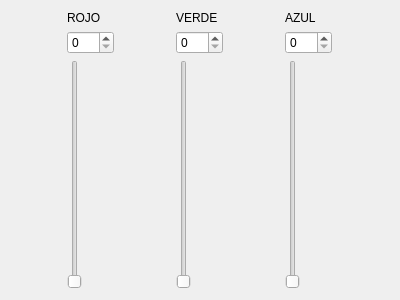
<?xml version="1.0" encoding="UTF-8"?>
<ui version="4.0">
 <class>Form</class>
 <widget class="QWidget" name="Form">
  <property name="geometry">
   <rect>
    <x>0</x>
    <y>0</y>
    <width>400</width>
    <height>300</height>
   </rect>
  </property>
  <property name="windowTitle">
   <string>Form</string>
  </property>
  <layout class="QHBoxLayout" name="horizontalLayout">
   <item>
    <layout class="QGridLayout" name="gridLayout">
     <item row="0" column="0">
      <widget class="QLabel" name="label">
       <property name="text">
        <string>ROJO</string>
       </property>
      </widget>
     </item>
     <item row="1" column="0">
      <widget class="QSpinBox" name="spinBox">
       <property name="maximum">
        <number>255</number>
       </property>
      </widget>
     </item>
     <item row="2" column="0">
      <widget class="QSlider" name="verticalSlider">
       <property name="maximum">
        <number>255</number>
       </property>
       <property name="orientation">
        <enum>Qt::Vertical</enum>
       </property>
      </widget>
     </item>
    </layout>
   </item>
   <item>
    <layout class="QGridLayout" name="gridLayout_2">
     <item row="0" column="0">
      <widget class="QLabel" name="label_2">
       <property name="text">
        <string>VERDE</string>
       </property>
      </widget>
     </item>
     <item row="1" column="0">
      <widget class="QSpinBox" name="spinBox_2">
       <property name="maximum">
        <number>255</number>
       </property>
      </widget>
     </item>
     <item row="2" column="0">
      <widget class="QSlider" name="verticalSlider_2">
       <property name="maximum">
        <number>255</number>
       </property>
       <property name="orientation">
        <enum>Qt::Vertical</enum>
       </property>
      </widget>
     </item>
    </layout>
   </item>
   <item>
    <layout class="QGridLayout" name="gridLayout_3">
     <item row="0" column="0">
      <widget class="QLabel" name="label_3">
       <property name="text">
        <string>AZUL</string>
       </property>
      </widget>
     </item>
     <item row="1" column="0">
      <widget class="QSpinBox" name="spinBox_3">
       <property name="maximum">
        <number>255</number>
       </property>
      </widget>
     </item>
     <item row="2" column="0">
      <widget class="QSlider" name="verticalSlider_3">
       <property name="maximum">
        <number>255</number>
       </property>
       <property name="orientation">
        <enum>Qt::Vertical</enum>
       </property>
      </widget>
     </item>
    </layout>
   </item>
  </layout>
 </widget>
 <resources/>
 <connections>
  <connection>
   <sender>verticalSlider</sender>
   <signal>valueChanged(int)</signal>
   <receiver>spinBox</receiver>
   <slot>setValue(int)</slot>
   <hints>
    <hint type="sourcelabel">
     <x>53</x>
     <y>76</y>
    </hint>
    <hint type="destinationlabel">
     <x>60</x>
     <y>46</y>
    </hint>
   </hints>
  </connection>
  <connection>
   <sender>spinBox</sender>
   <signal>valueChanged(int)</signal>
   <receiver>verticalSlider</receiver>
   <slot>setValue(int)</slot>
   <hints>
    <hint type="sourcelabel">
     <x>78</x>
     <y>39</y>
    </hint>
    <hint type="destinationlabel">
     <x>64</x>
     <y>84</y>
    </hint>
   </hints>
  </connection>
  <connection>
   <sender>verticalSlider_2</sender>
   <signal>valueChanged(int)</signal>
   <receiver>spinBox_2</receiver>
   <slot>setValue(int)</slot>
   <hints>
    <hint type="sourcelabel">
     <x>190</x>
     <y>67</y>
    </hint>
    <hint type="destinationlabel">
     <x>187</x>
     <y>41</y>
    </hint>
   </hints>
  </connection>
  <connection>
   <sender>spinBox_2</sender>
   <signal>valueChanged(int)</signal>
   <receiver>verticalSlider_2</receiver>
   <slot>setValue(int)</slot>
   <hints>
    <hint type="sourcelabel">
     <x>200</x>
     <y>41</y>
    </hint>
    <hint type="destinationlabel">
     <x>191</x>
     <y>162</y>
    </hint>
   </hints>
  </connection>
  <connection>
   <sender>verticalSlider_3</sender>
   <signal>valueChanged(int)</signal>
   <receiver>spinBox_3</receiver>
   <slot>setValue(int)</slot>
   <hints>
    <hint type="sourcelabel">
     <x>316</x>
     <y>69</y>
    </hint>
    <hint type="destinationlabel">
     <x>314</x>
     <y>44</y>
    </hint>
   </hints>
  </connection>
  <connection>
   <sender>spinBox_3</sender>
   <signal>valueChanged(int)</signal>
   <receiver>verticalSlider_3</receiver>
   <slot>setValue(int)</slot>
   <hints>
    <hint type="sourcelabel">
     <x>324</x>
     <y>43</y>
    </hint>
    <hint type="destinationlabel">
     <x>323</x>
     <y>61</y>
    </hint>
   </hints>
  </connection>
 </connections>
</ui>
